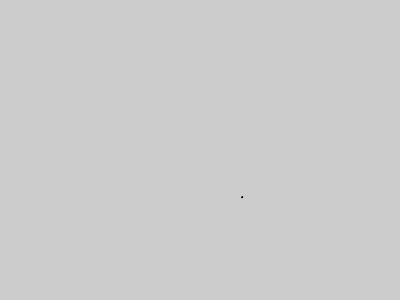
Frame 1 (no input)
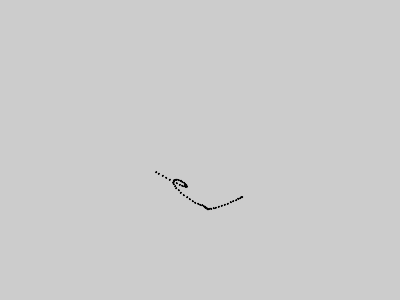
Frame 60 (the mouse pressed at the canvas centre just before this capture)
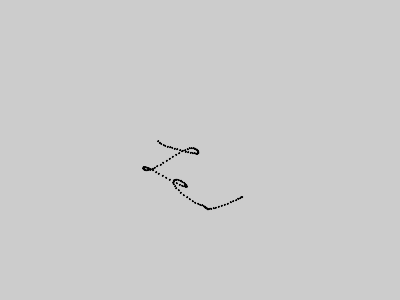
Frame 120 (the mouse held since frame 60 and released just before this capture)

The Processing sketch that drew these frames (run headless with seeded random() and noise(); from frame 60 on, the mouse is pressed at the canvas centre):

// Processing sketch: perlinNoiseRW
// ── perlinNoiseRW.pde
Walker w;
void setup() {

  size(400, 300);
  frameRate(10);

  w = new Walker();
}

void draw() {
  w.walk();
  w.display();
}

class Walker {
  float x;
  float y;
  float t=0;
  //float m=0;
  float m=10000;
  /*
This is because the noise function is deterministic:
   it gives you the same result for a specific time t each and every time. 
   If we asked for the noise value at the same time t for both x and y, 
   then x and y would always be equal, 
   meaning that the Walker object would only move along a diagonal.
   Instead, we simply use two different parts of the noise space, 
   starting at 0 for x and 10,000 for y 
   so that x and y can appear to act independently of each other.
   */

  Walker() {

    //x = width/2;
    //y = height/2;
  }
  void walk() {


    t = t+0.01;
    m = m+0.01;
    x = noise(t);
    x = map(x, 0, 1, 0, width);
    y = noise(m);
    y = map(y, 0, 1, 0, height);
  }

  void display() {
    ellipse(x, y, 1, 1);
  }
}
